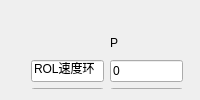
         <widget class="QWidget" name="page1_3">
          <layout class="QHBoxLayout" name="horizontalLayout_54">
           <item>
            <widget class="QWidget" name="widget_6" native="true">
             <widget class="QPushButton" name="getpidButton">
              <property name="geometry">
               <rect>
                <x>160</x>
                <y>450</y>
                <width>75</width>
                <height>23</height>
               </rect>
              </property>
              <property name="text">
               <string>读取飞控</string>
              </property>
             </widget>
             <widget class="QWidget" name="widget_8" native="true">
              <property name="geometry">
               <rect>
                <x>20</x>
                <y>20</y>
                <width>311</width>
                <height>191</height>
               </rect>
              </property>
              <layout class="QGridLayout" name="gridLayout_7">
               <item row="0" column="1">
                <widget class="QLabel" name="label">
                 <property name="text">
                  <string>P</string>
                 </property>
                </widget>
               </item>
               <item row="0" column="2">
                <widget class="QLabel" name="label_6">
                 <property name="text">
                  <string>I</string>
                 </property>
                </widget>
               </item>
               <item row="0" column="3">
                <widget class="QLabel" name="label_7">
                 <property name="text">
                  <string>D</string>
                 </property>
                </widget>
               </item>
               <item row="1" column="0">
                <widget class="QLineEdit" name="lineEdit_19">
                 <property name="text">
                  <string>ROL速度环</string>
                 </property>
                </widget>
               </item>
               <item row="1" column="1">
                <widget class="QLineEdit" name="plansettingPID1_P_lineEdit">
                 <property name="text">
                  <string>0</string>
                 </property>
                </widget>
               </item>
               <item row="1" column="2">
                <widget class="QLineEdit" name="plansettingPID1_I_lineEdit">
                 <property name="text">
                  <string>0</string>
                 </property>
                </widget>
               </item>
               <item row="1" column="3">
                <widget class="QLineEdit" name="plansettingPID1_D_lineEdit">
                 <property name="text">
                  <string>0</string>
                 </property>
                </widget>
               </item>
               <item row="2" column="0">
                <widget class="QLineEdit" name="lineEdit_20">
                 <property name="text">
                  <string>PIT速度环</string>
                 </property>
                </widget>
               </item>
               <item row="2" column="1">
                <widget class="QLineEdit" name="plansettingPID2_P_lineEdit">
                 <property name="text">
                  <string>0</string>
                 </property>
                </widget>
               </item>
               <item row="2" column="2">
                <widget class="QLineEdit" name="plansettingPID2_I_lineEdit">
                 <property name="text">
                  <string>0</string>
                 </property>
                </widget>
               </item>
               <item row="2" column="3">
                <widget class="QLineEdit" name="plansettingPID2_D_lineEdit">
                 <property name="text">
                  <string>0</string>
                 </property>
                </widget>
               </item>
               <item row="3" column="0">
                <widget class="QLineEdit" name="lineEdit_21">
                 <property name="text">
                  <string>YAW速度环</string>
                 </property>
                </widget>
               </item>
               <item row="3" column="1">
                <widget class="QLineEdit" name="plansettingPID3_P_lineEdit">
                 <property name="text">
                  <string>0</string>
                 </property>
                </widget>
               </item>
               <item row="3" column="2">
                <widget class="QLineEdit" name="plansettingPID3_I_lineEdit">
                 <property name="text">
                  <string>0</string>
                 </property>
                </widget>
               </item>
               <item row="3" column="3">
                <widget class="QLineEdit" name="plansettingPID3_D_lineEdit">
                 <property name="text">
                  <string>0</string>
                 </property>
                </widget>
               </item>
               <item row="4" column="0">
                <widget class="QLineEdit" name="lineEdit_22">
                 <property name="text">
                  <string>ROL角度环</string>
                 </property>
                </widget>
               </item>
               <item row="4" column="1">
                <widget class="QLineEdit" name="plansettingPID4_P_lineEdit">
                 <property name="text">
                  <string>0</string>
                 </property>
                </widget>
               </item>
               <item row="4" column="2">
                <widget class="QLineEdit" name="plansettingPID4_I_lineEdit">
                 <property name="text">
                  <string>0</string>
                 </property>
                </widget>
               </item>
               <item row="4" column="3">
                <widget class="QLineEdit" name="plansettingPID4_D_lineEdit">
                 <property name="text">
                  <string>0</string>
                 </property>
                </widget>
               </item>
               <item row="5" column="0">
                <widget class="QLineEdit" name="lineEdit_23">
                 <property name="text">
                  <string>PIT角度环</string>
                 </property>
                </widget>
               </item>
               <item row="5" column="1">
                <widget class="QLineEdit" name="plansettingPID5_P_lineEdit">
                 <property name="text">
                  <string>0</string>
                 </property>
                </widget>
               </item>
               <item row="5" column="2">
                <widget class="QLineEdit" name="plansettingPID5_I_lineEdit">
                 <property name="text">
                  <string>0</string>
                 </property>
                </widget>
               </item>
               <item row="5" column="3">
                <widget class="QLineEdit" name="plansettingPID5_D_lineEdit">
                 <property name="text">
                  <string>0</string>
                 </property>
                </widget>
               </item>
               <item row="6" column="0">
                <widget class="QLineEdit" name="lineEdit_24">
                 <property name="text">
                  <string>YAW角度环</string>
                 </property>
                </widget>
               </item>
               <item row="6" column="1">
                <widget class="QLineEdit" name="plansettingPID6_P_lineEdit">
                 <property name="text">
                  <string>0</string>
                 </property>
                </widget>
               </item>
               <item row="6" column="2">
                <widget class="QLineEdit" name="plansettingPID6_I_lineEdit">
                 <property name="text">
                  <string>0</string>
                 </property>
                </widget>
               </item>
               <item row="6" column="3">
                <widget class="QLineEdit" name="plansettingPID6_D_lineEdit">
                 <property name="text">
                  <string>0</string>
                 </property>
                </widget>
               </item>
              </layout>
             </widget>
             <widget class="QWidget" name="widget_10" native="true">
              <property name="geometry">
               <rect>
                <x>360</x>
                <y>20</y>
                <width>311</width>
                <height>191</height>
               </rect>
              </property>
              <layout class="QGridLayout" name="gridLayout_8">
               <item row="0" column="1">
                <widget class="QLabel" name="label_8">
                 <property name="text">
                  <string>P</string>
                 </property>
                </widget>
               </item>
               <item row="0" column="2">
                <widget class="QLabel" name="label_9">
                 <property name="text">
                  <string>I</string>
                 </property>
                </widget>
               </item>
               <item row="0" column="3">
                <widget class="QLabel" name="label_10">
                 <property name="text">
                  <string>D</string>
                 </property>
                </widget>
               </item>
               <item row="1" column="0">
                <widget class="QLineEdit" name="lineEdit_25">
                 <property name="text">
                  <string>高度速度环</string>
                 </property>
                </widget>
               </item>
               <item row="1" column="1">
                <widget class="QLineEdit" name="plansettingPID7_P_lineEdit">
                 <property name="text">
                  <string>0</string>
                 </property>
                </widget>
               </item>
               <item row="1" column="2">
                <widget class="QLineEdit" name="plansettingPID7_I_lineEdit">
                 <property name="text">
                  <string>0</string>
                 </property>
                </widget>
               </item>
               <item row="1" column="3">
                <widget class="QLineEdit" name="plansettingPID7_D_lineEdit">
                 <property name="text">
                  <string>0</string>
                 </property>
                </widget>
               </item>
               <item row="2" column="0">
                <widget class="QLineEdit" name="lineEdit_29">
                 <property name="text">
                  <string>高度位置环</string>
                 </property>
                </widget>
               </item>
               <item row="2" column="1">
                <widget class="QLineEdit" name="plansettingPID8_P_lineEdit">
                 <property name="text">
                  <string>0</string>
                 </property>
                </widget>
               </item>
               <item row="2" column="2">
                <widget class="QLineEdit" name="plansettingPID8_I_lineEdit">
                 <property name="text">
                  <string>0</string>
                 </property>
                </widget>
               </item>
               <item row="2" column="3">
                <widget class="QLineEdit" name="plansettingPID8_D_lineEdit">
                 <property name="text">
                  <string>0</string>
                 </property>
                </widget>
               </item>
               <item row="3" column="0">
                <widget class="QLineEdit" name="lineEdit_33">
                 <property name="text">
                  <string>水平速度环</string>
                 </property>
                </widget>
               </item>
               <item row="3" column="1">
                <widget class="QLineEdit" name="plansettingPID9_P_lineEdit">
                 <property name="text">
                  <string>0</string>
                 </property>
                </widget>
               </item>
               <item row="3" column="2">
                <widget class="QLineEdit" name="plansettingPID9_I_lineEdit">
                 <property name="text">
                  <string>0</string>
                 </property>
                </widget>
               </item>
               <item row="3" column="3">
                <widget class="QLineEdit" name="plansettingPID9_D_lineEdit">
                 <property name="text">
                  <string>0</string>
                 </property>
                </widget>
               </item>
               <item row="4" column="0">
                <widget class="QLineEdit" name="lineEdit_37">
                 <property name="text">
                  <string>水平位置环</string>
                 </property>
                </widget>
               </item>
               <item row="4" column="1">
                <widget class="QLineEdit" name="plansettingPID10_P_lineEdit">
                 <property name="text">
                  <string>0</string>
                 </property>
                </widget>
               </item>
               <item row="4" column="2">
                <widget class="QLineEdit" name="plansettingPID10_I_lineEdit">
                 <property name="text">
                  <string>0</string>
                 </property>
                </widget>
               </item>
               <item row="4" column="3">
                <widget class="QLineEdit" name="plansettingPID10_D_lineEdit">
                 <property name="text">
                  <string>0</string>
                 </property>
                </widget>
               </item>
               <item row="5" column="0">
                <widget class="QLineEdit" name="lineEdit_41">
                 <property name="text">
                  <string>PID11</string>
                 </property>
                </widget>
               </item>
               <item row="5" column="1">
                <widget class="QLineEdit" name="plansettingPID11_P_lineEdit">
                 <property name="text">
                  <string>0</string>
                 </property>
                </widget>
               </item>
               <item row="5" column="2">
                <widget class="QLineEdit" name="plansettingPID11_I_lineEdit">
                 <property name="text">
                  <string>0</string>
                 </property>
                </widget>
               </item>
               <item row="5" column="3">
                <widget class="QLineEdit" name="plansettingPID11_D_lineEdit">
                 <property name="text">
                  <string>0</string>
                 </property>
                </widget>
               </item>
               <item row="6" column="0">
                <widget class="QLineEdit" name="lineEdit_45">
                 <property name="text">
                  <string>PID12</string>
                 </property>
                </widget>
               </item>
               <item row="6" column="1">
                <widget class="QLineEdit" name="plansettingPID12_P_lineEdit">
                 <property name="text">
                  <string>0</string>
                 </property>
                </widget>
               </item>
               <item row="6" column="2">
                <widget class="QLineEdit" name="plansettingPID12_I_lineEdit">
                 <property name="text">
                  <string>0</string>
                 </property>
                </widget>
               </item>
               <item row="6" column="3">
                <widget class="QLineEdit" name="plansettingPID12_D_lineEdit">
                 <property name="text">
                  <string>0</string>
                 </property>
                </widget>
               </item>
              </layout>
             </widget>
             <widget class="QWidget" name="widget_11" native="true">
              <property name="geometry">
               <rect>
                <x>690</x>
                <y>20</y>
                <width>311</width>
                <height>191</height>
               </rect>
              </property>
              <layout class="QGridLayout" name="gridLayout_10">
               <item row="0" column="1">
                <widget class="QLabel" name="label_11">
                 <property name="text">
                  <string>P</string>
                 </property>
                </widget>
               </item>
               <item row="0" column="2">
                <widget class="QLabel" name="label_12">
                 <property name="text">
                  <string>I</string>
                 </property>
                </widget>
               </item>
               <item row="0" column="3">
                <widget class="QLabel" name="label_13">
                 <property name="text">
                  <string>D</string>
                 </property>
                </widget>
               </item>
               <item row="1" column="0">
                <widget class="QLineEdit" name="lineEdit_49">
                 <property name="text">
                  <string>PID13</string>
                 </property>
                </widget>
               </item>
               <item row="1" column="1">
                <widget class="QLineEdit" name="plansettingPID13_P_lineEdit">
                 <property name="text">
                  <string>0</string>
                 </property>
                </widget>
               </item>
               <item row="1" column="2">
                <widget class="QLineEdit" name="plansettingPID13_I_lineEdit">
                 <property name="text">
                  <string>0</string>
                 </property>
                </widget>
               </item>
               <item row="1" column="3">
                <widget class="QLineEdit" name="plansettingPID13_D_lineEdit">
                 <property name="text">
                  <string>0</string>
                 </property>
                </widget>
               </item>
               <item row="2" column="0">
                <widget class="QLineEdit" name="lineEdit_53">
                 <property name="text">
                  <string>PID14</string>
                 </property>
                </widget>
               </item>
               <item row="2" column="1">
                <widget class="QLineEdit" name="plansettingPID14_P_lineEdit">
                 <property name="text">
                  <string>0</string>
                 </property>
                </widget>
               </item>
               <item row="2" column="2">
                <widget class="QLineEdit" name="plansettingPID14_I_lineEdit">
                 <property name="text">
                  <string>0</string>
                 </property>
                </widget>
               </item>
               <item row="2" column="3">
                <widget class="QLineEdit" name="plansettingPID14_D_lineEdit">
                 <property name="text">
                  <string>0</string>
                 </property>
                </widget>
               </item>
               <item row="3" column="0">
                <widget class="QLineEdit" name="lineEdit_57">
                 <property name="text">
                  <string>PID15</string>
                 </property>
                </widget>
               </item>
               <item row="3" column="1">
                <widget class="QLineEdit" name="plansettingPID15_P_lineEdit">
                 <property name="text">
                  <string>0</string>
                 </property>
                </widget>
               </item>
               <item row="3" column="2">
                <widget class="QLineEdit" name="plansettingPID15_I_lineEdit">
                 <property name="text">
                  <string>0</string>
                 </property>
                </widget>
               </item>
               <item row="3" column="3">
                <widget class="QLineEdit" name="plansettingPID15_D_lineEdit">
                 <property name="text">
                  <string>0</string>
                 </property>
                </widget>
               </item>
               <item row="4" column="0">
                <widget class="QLineEdit" name="lineEdit_61">
                 <property name="text">
                  <string>PID16</string>
                 </property>
                </widget>
               </item>
               <item row="4" column="1">
                <widget class="QLineEdit" name="plansettingPID16_P_lineEdit">
                 <property name="text">
                  <string>0</string>
                 </property>
                </widget>
               </item>
               <item row="4" column="2">
                <widget class="QLineEdit" name="plansettingPID16_I_lineEdit">
                 <property name="text">
                  <string>0</string>
                 </property>
                </widget>
               </item>
               <item row="4" column="3">
                <widget class="QLineEdit" name="plansettingPID16_D_lineEdit">
                 <property name="text">
                  <string>0</string>
                 </property>
                </widget>
               </item>
               <item row="5" column="0">
                <widget class="QLineEdit" name="lineEdit_65">
                 <property name="text">
                  <string>PID17</string>
                 </property>
                </widget>
               </item>
               <item row="5" column="1">
                <widget class="QLineEdit" name="plansettingPID17_P_lineEdit">
                 <property name="text">
                  <string>0</string>
                 </property>
                </widget>
               </item>
               <item row="5" column="2">
                <widget class="QLineEdit" name="plansettingPID17_I_lineEdit">
                 <property name="text">
                  <string>0</string>
                 </property>
                </widget>
               </item>
               <item row="5" column="3">
                <widget class="QLineEdit" name="plansettingPID17_D_lineEdit">
                 <property name="text">
                  <string>0</string>
                 </property>
                </widget>
               </item>
               <item row="6" column="0">
                <widget class="QLineEdit" name="lineEdit_69">
                 <property name="text">
                  <string>PID18</string>
                 </property>
                </widget>
               </item>
               <item row="6" column="1">
                <widget class="QLineEdit" name="plansettingPID18_P_lineEdit">
                 <property name="text">
                  <string>0</string>
                 </property>
                </widget>
               </item>
               <item row="6" column="2">
                <widget class="QLineEdit" name="plansettingPID18_I_lineEdit">
                 <property name="text">
                  <string>0</string>
                 </property>
                </widget>
               </item>
               <item row="6" column="3">
                <widget class="QLineEdit" name="plansettingPID18_D_lineEdit">
                 <property name="text">
                  <string>0</string>
                 </property>
                </widget>
               </item>
              </layout>
             </widget>
             <widget class="QPushButton" name="writepidButton">
              <property name="geometry">
               <rect>
                <x>270</x>
                <y>450</y>
                <width>75</width>
                <height>23</height>
               </rect>
              </property>
              <property name="text">
               <string>写入飞控</string>
              </property>
             </widget>
             <widget class="QPushButton" name="gyroCalibrateButton">
              <property name="geometry">
               <rect>
                <x>390</x>
                <y>250</y>
                <width>75</width>
                <height>23</height>
               </rect>
              </property>
              <property name="text">
               <string>陀螺仪校准</string>
              </property>
             </widget>
             <widget class="QPushButton" name="accCalibrateButton">
              <property name="geometry">
               <rect>
                <x>500</x>
                <y>250</y>
                <width>75</width>
                <height>23</height>
               </rect>
              </property>
              <property name="text">
               <string>加速度校准</string>
              </property>
             </widget>
             <widget class="QPushButton" name="magCalibrateButton">
              <property name="geometry">
               <rect>
                <x>390</x>
                <y>290</y>
                <width>75</width>
                <height>23</height>
               </rect>
              </property>
              <property name="text">
               <string>罗盘校准</string>
              </property>
             </widget>
             <widget class="QPushButton" name="baroCalibrateButton">
              <property name="geometry">
               <rect>
                <x>500</x>
                <y>290</y>
                <width>75</width>
                <height>23</height>
               </rect>
              </property>
              <property name="text">
               <string>气压计校准</string>
              </property>
             </widget>
             <widget class="QWidget" name="verticalLayoutWidget">
              <property name="geometry">
               <rect>
                <x>610</x>
                <y>240</y>
                <width>469</width>
                <height>241</height>
               </rect>
              </property>
              <layout class="QVBoxLayout" name="verticalLayout_8">
               <item>
                <widget class="QPushButton" name="sixCalibrateButton">
                 <property name="text">
                  <string>6面校准第一步：请将飞行器水平稳定放置，然后点击此按钮</string>
                 </property>
                </widget>
               </item>
               <item>
                <widget class="QPushButton" name="sixCalibrateButton_2">
                 <property name="text">
                  <string>6面校准第二步：请将飞行器机头朝上稳定放置，然后点击此按钮</string>
                 </property>
                </widget>
               </item>
               <item>
                <widget class="QPushButton" name="sixCalibrateButton_3">
                 <property name="text">
                  <string>6面校准第三步：请将飞行器左侧朝上垂直稳定放置，然后点击此按钮</string>
                 </property>
                </widget>
               </item>
               <item>
                <widget class="QPushButton" name="sixCalibrateButton_4">
                 <property name="text">
                  <string>6面校准第四步：请将飞行器右侧朝上垂直稳定放置，然后点击此按钮</string>
                 </property>
                </widget>
               </item>
               <item>
                <widget class="QPushButton" name="sixCalibrateButton_5">
                 <property name="text">
                  <string>6面校准第五步：请将飞行器机尾朝上垂直稳定放置，然后点击此按钮</string>
                 </property>
                </widget>
               </item>
               <item>
                <widget class="QPushButton" name="sixCalibrateButton_6">
                 <property name="text">
                  <string>6面校准第六步：请将飞行器背面朝上水平稳定放置，然后点击此按钮</string>
                 </property>
                </widget>
               </item>
              </layout>
             </widget>
            </widget>
           </item>
          </layout>
         </widget>
